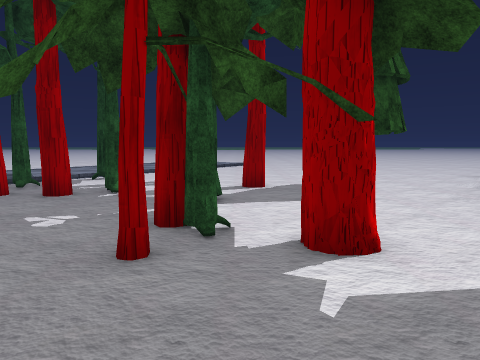
View 1 (above)

23 first-person views from a walk through a 3-D level made in the Unity game engine. The camera is 1.4 m above the floor, tilts 6° down and sees 70° across. The floor is counted in squares, 1 m on a side. Each view is taken from the middle of a square. On the plan, view 1 faces up. The plan holds only what a view shows up to about 15 squares ahead; the rest is blank. The place goes on beyond the plan. Some surface patterns are stand-ins.

View 2
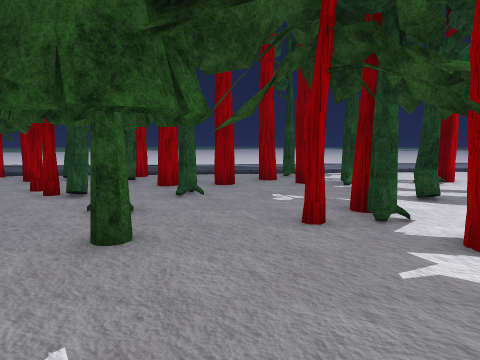

View 3
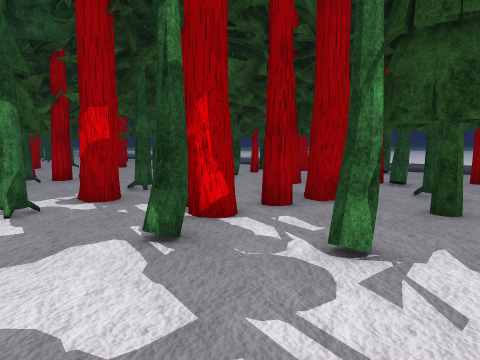

View 4
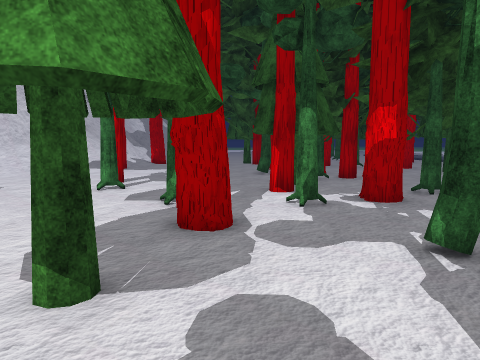

View 5
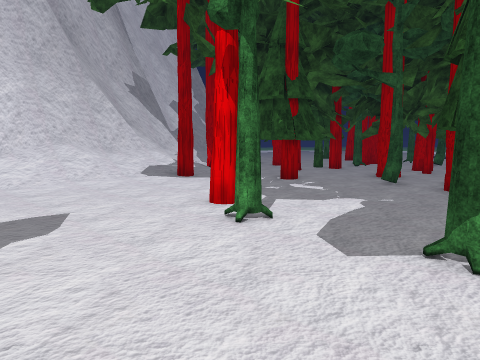

View 6
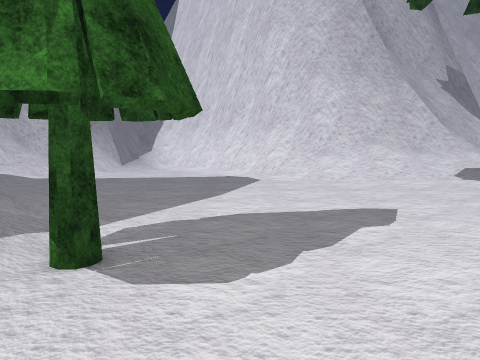

View 7
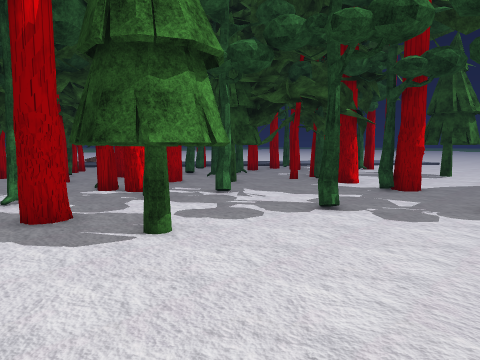

View 8
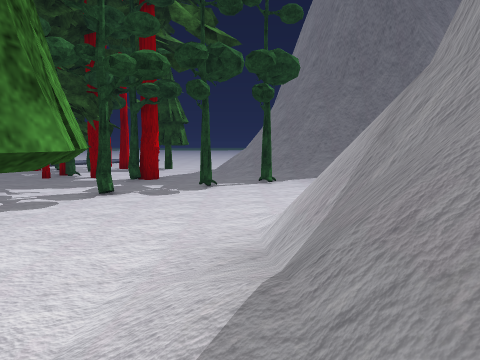

View 9
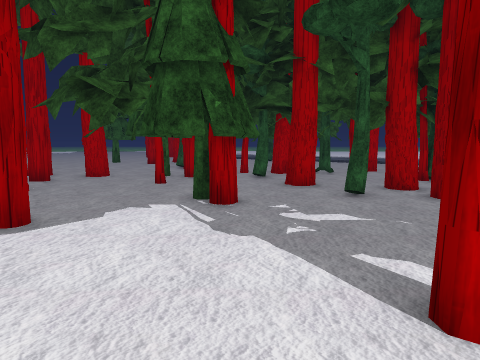

View 10
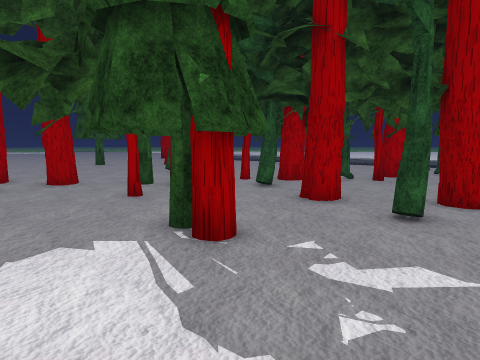

View 11
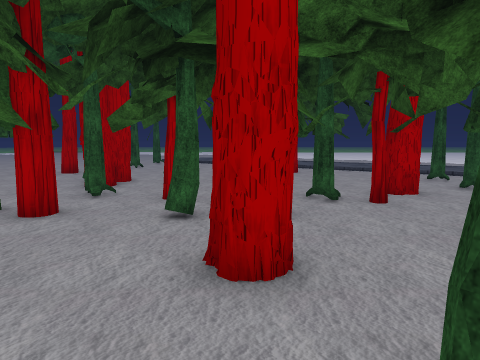

View 12
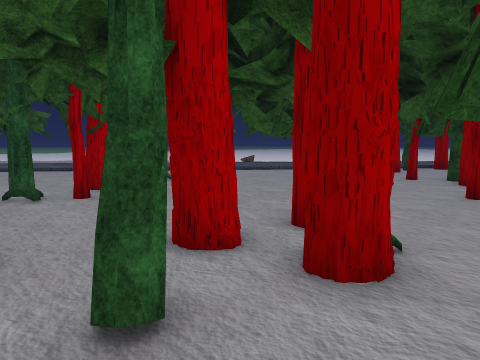

View 13
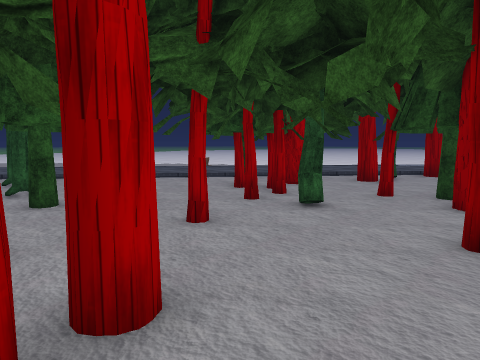

View 14
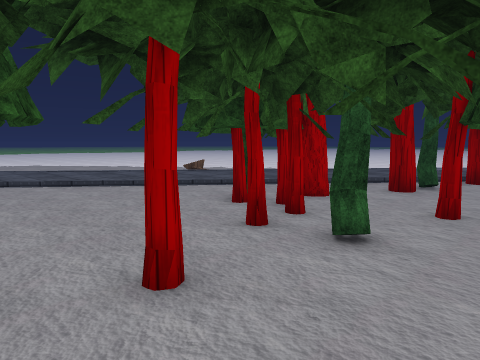

View 15
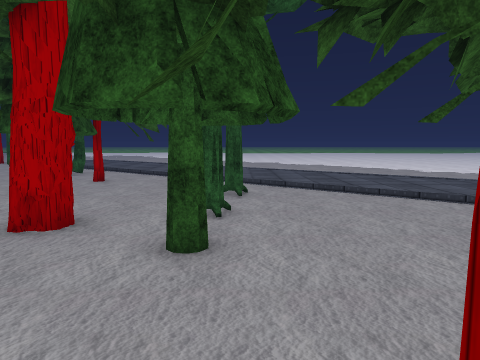

View 16
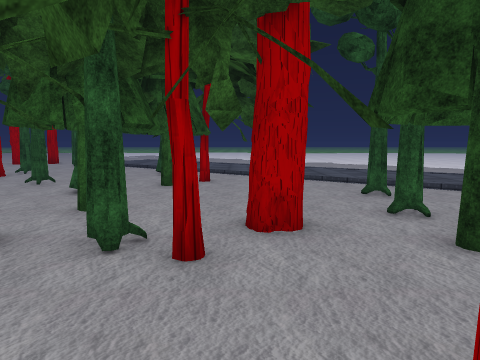

View 17
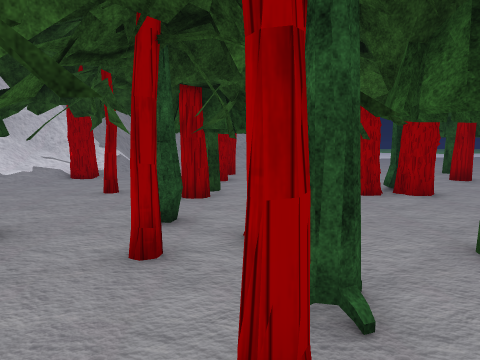

View 18
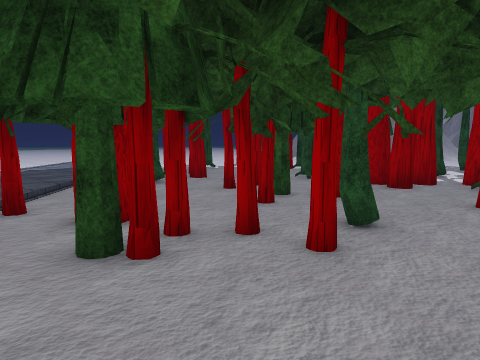

View 19
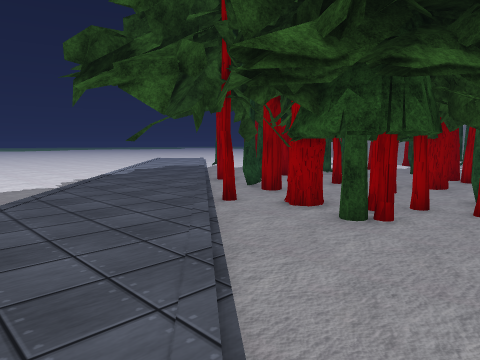

View 20
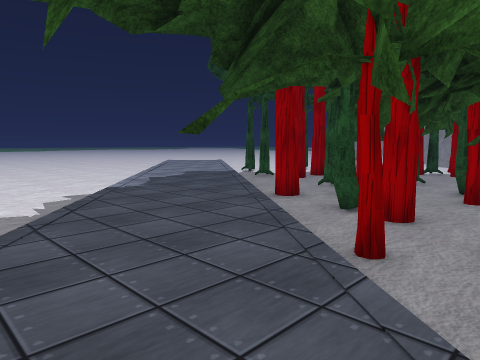

View 21
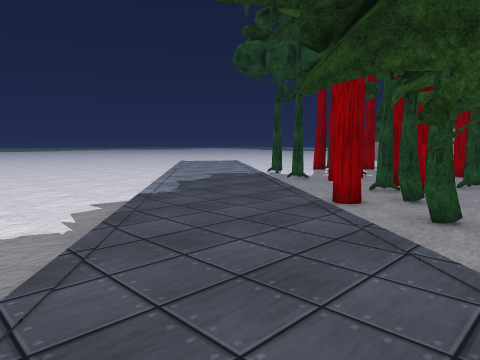

View 22
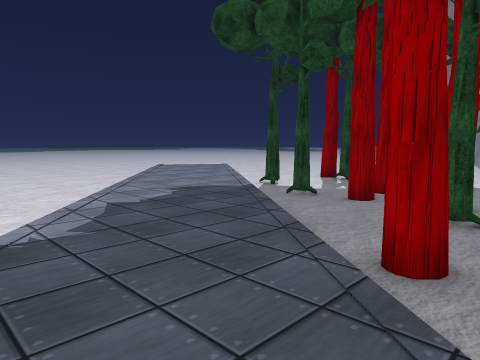

View 23
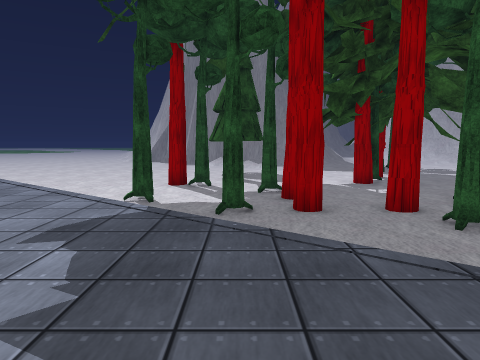

### Floor plan
Key: @ floor where view 1 was taken; # wall or solid block; x gap in a wall; . main floor; : floor 0.25 m higher than the main floor; / step, stairs or slope; = window, fence, low wall or low ledge; T tree; P pine tree; H thing the floor can be seen under or through.
Columns run from 22 left of view 1 to 10 right of it. Each row starts with its distance up from view 1.
 16      ....../:::::/.....
 15     ....../:::::/......     .....
 14     ...../::::::TT.......   .....
 13    ......::::::/....#....  .....
 12    ...../:::::/.....T....  ....
 11    ..../:::::/.T......#.. P.../
 10    .../:::::/....#T...... ....
  9   .../:::::/...#.....T... ...
  8   ...::::::..........T.. ....
  7   ../:::::...T.#........ ....
  6   ./:::::/#..T#......#.......
  5   /:::::/...T##.T....TT#.....
  4   :::::/.TT. #............#...
  3  :::#::..HH...T.#.. .....TT...
  2  :::::/#.H HHHT..T............  T
  1 :::::#....HH   ....P.........TT..
  0 ::::/.HHH  HPP .......@..........
 -1 :::/.. PH  H.##..##...T...T......
 -2 :::...HPHHH......##..TT...T......
 -3 ::/.......TT... .................
 -4 :/.......###.....TT#.T...........
 -5 /......#......#...x..............
 -6 ..........#.#..T.##......P....../
 -7 .TT.T............##T............/
 -8 ....T.PP. .........T..#........:=
 -9 .........T..##....#............:#
-10 .....#...TT.##T.P....T....  ..//#
-11 .....#........T...............///
-12 .......#....#x#..............PP//
-13 P.....T..............T.......PP//
-14 ....P....xx#.TT......T........P/
-15 .T....##...#.........#........./
-16 .T.....#T.....................///
-17 ......#......PPP...............//
-18 .......... ..PPPP.............../
-19 ..###TT.x....PPP................
-20 ..###...P..#.....................
-21 ..T.....P........//..............
-22 ...............:/ ///////........
-23    .....#......///////////.......
-24      .....x..#////########=......
-25       ....x ./////

Positions as (right, up) in squares from view 1, and headings:
1: (0, 0), facing up
2: (2, -1), facing up-left
3: (4, -3), facing left
4: (4, -3), facing down-left
5: (4, -9), facing down-left
6: (5, -9), facing down
7: (9, -10), facing up-left
8: (9, -14), facing up
9: (1, -17), facing left
10: (-2, -17), facing left
11: (-7, -15), facing left
12: (-6, -15), facing up-left
13: (-7, -10), facing up-left
14: (-9, -8), facing up-left
15: (-11, -7), facing left
16: (-11, -11), facing left
17: (-15, -10), facing down
18: (-17, -6), facing up-right
19: (-22, -5), facing up-right
20: (-20, 0), facing up-right
21: (-20, 2), facing up-right
22: (-16, 5), facing up-right
23: (-15, 11), facing right
